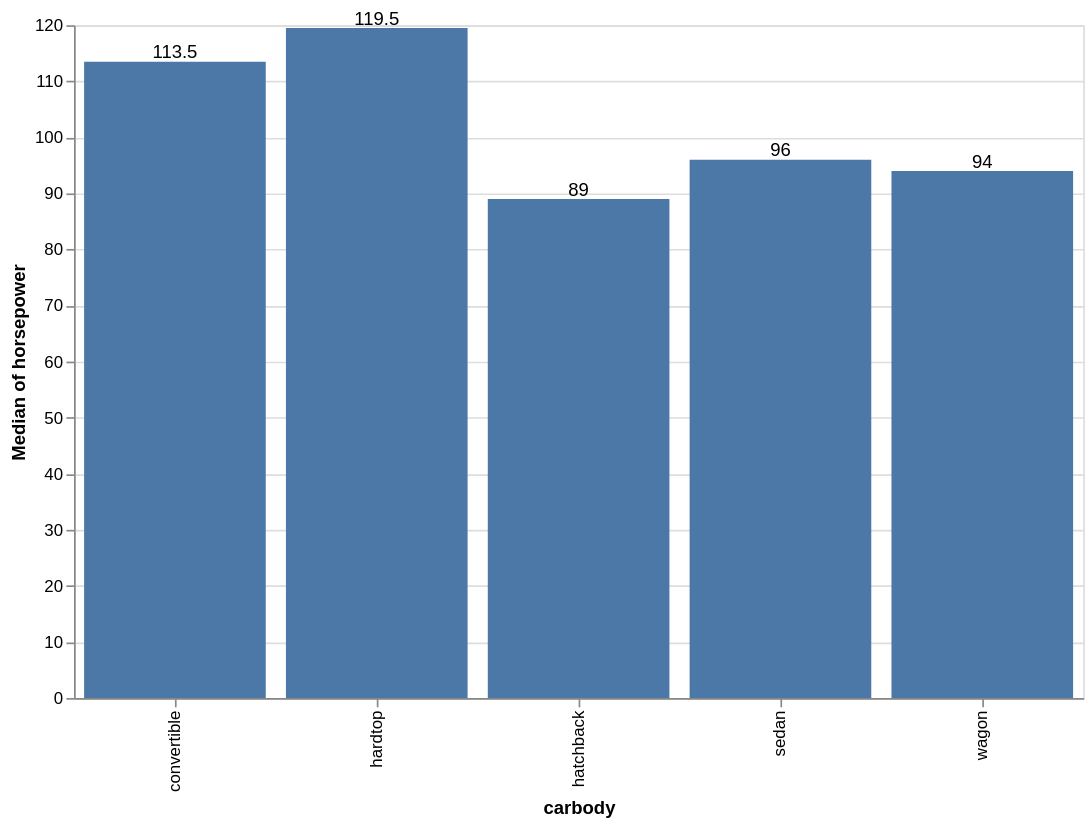

The notebook cell saved with this chart:
### Code cell
text = bar_chart.mark_text(dy=-5).encode(
    text='median(horsepower):Q'
)

bar_chart + text

### Figure 1 — Vega-Lite specification as saved in the notebook (floating-point values rounded to 4 significant figures; data arrays with more than 128 entries replaced by an {"elided": "..."} marker saying what was removed)
{"config": {"view": {"continuousWidth": 300, "continuousHeight": 300}}, "layer": [{"mark": {"type": "bar"}, "encoding": {"x": {"field": "carbody", "type": "nominal"}, "y": {"aggregate": "median", "field": "horsepower", "type": "quantitative"}}}, {"mark": {"type": "text", "dy": -5}, "encoding": {"text": {"aggregate": "median", "field": "horsepower", "type": "quantitative"}, "x": {"field": "carbody", "type": "nominal"}, "y": {"aggregate": "median", "field": "horsepower", "type": "quantitative"}}}], "data": {"name": "data-1bed9fbf2600d9190696f48c3511329a"}, "height": 400, "width": 600, "$schema": "https://vega.github.io/schema/vega-lite/v6.1.0.json", "datasets": {"data-1bed9fbf2600d9190696f48c3511329a": {"elided": "205 records"}}}
